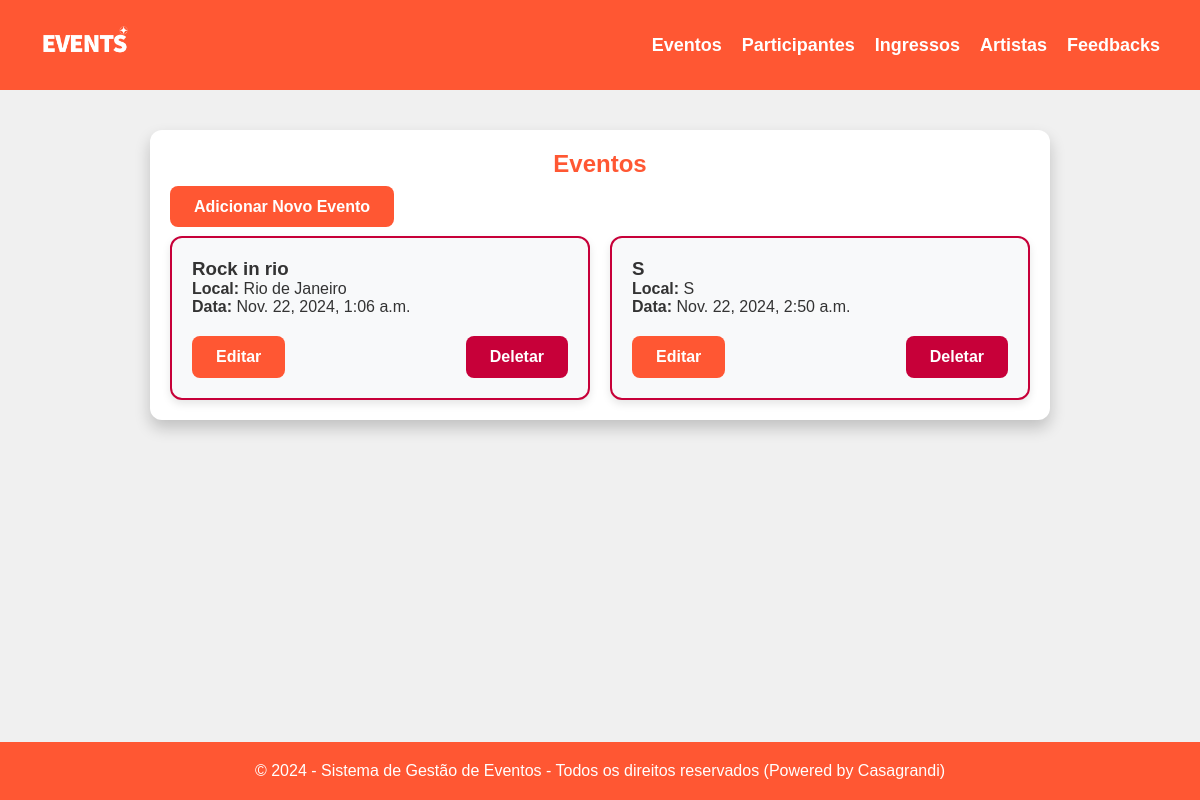
The app's page /eventos/, older data.
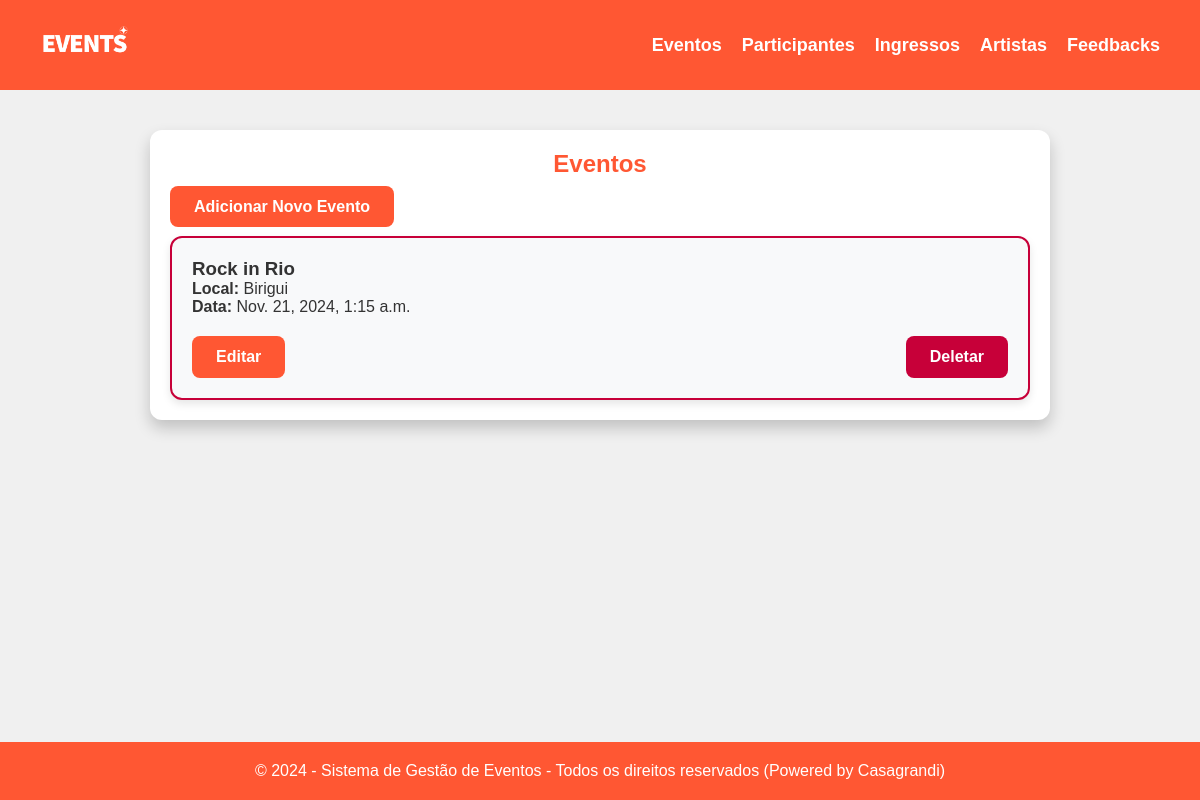
The same page, newer data.
### core/models.py (models this page shows, shortened)
class Evento(models.Model):
    nome = models.CharField(max_length=100)
    local = models.CharField(max_length=150)
    data = models.DateTimeField()

### core/views.py (the view)
# urls.py: path('eventos/', views.listar_eventos, name='listar_eventos'),
def listar_eventos(request):
    eventos = Evento.objects.all()
    return render(request, 'eventos/evento_list.html', {'eventos': eventos})

### core/templates/eventos/evento_list.html
{% extends 'eventos/base.html' %}
{% block content %}
    <h2>Eventos</h2>
    <a href="{% url 'criar_evento' %}" class="button">Adicionar Novo Evento</a>
    <div class="card-container">
        {% for evento in eventos %}
            <div class="card">
                <h3>{{ evento.nome }}</h3>
                <p><strong>Local:</strong> {{ evento.local }}</p>
                <p><strong>Data:</strong> {{ evento.data }}</p>
                <div class="actions">
                    <a href="{% url 'editar_evento' evento.id %}" class="button">Editar</a>
                    <a href="{% url 'deletar_evento' evento.id %}" class="button delete">Deletar</a>
                </div>
            </div>
        {% empty %}
            <p>Não há eventos cadastrados.</p>
        {% endfor %}
    </div>
{% endblock %}

Row changes from the older to the newer data that the page shows:
removed Evento: nome "Rock in rio", local "Rio de Janeiro", data "Nov. 22, 2024, 1:06 a.m."
removed Evento: nome "S", local "S", data "Nov. 22, 2024, 2:50 a.m."
added Evento: nome "Rock in Rio", local "Birigui", data "Nov. 21, 2024, 1:15 a.m."
